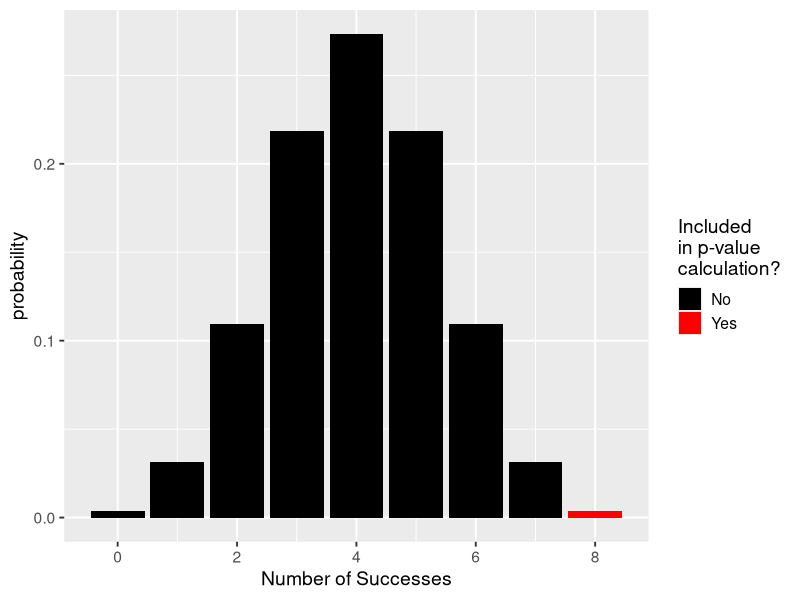
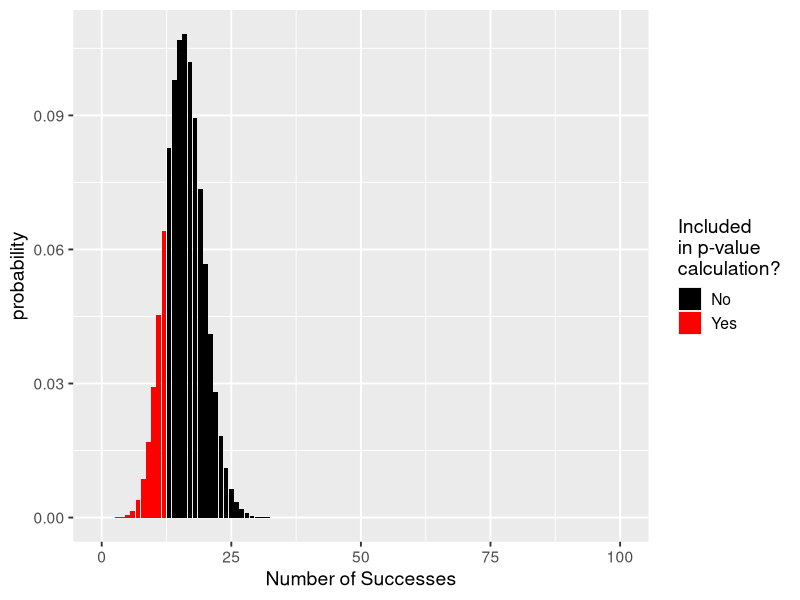

Here is the R script that generated these plots, in order:
## ---- chunk 1
knitr::opts_chunk$set(echo = FALSE, cache = FALSE)
library(tidyverse)
require(scales)
## ---- chunk 2

## ---- chunk 3

## ---- chunk 4
Paul_success_probs <- data.frame(
  num_successes = seq(from = 0, to = 8),
  pv = factor(c(rep(0, 8), 1)),
  probability = dbinom(x = seq(from = 0, to = 8), size = 8, prob = 0.5))

ggplot() +
  geom_col(mapping = aes(x = num_successes, y = probability, fill = pv),
    data = Paul_success_probs) +
  xlab("Number of Successes") +
  scale_fill_manual("Included\nin p-value\ncalculation?", labels = c("No", "Yes"), values = c("black", "red")) +
  theme_gray(base_size = 14)
## ---- chunk 5

## ---- chunk 6

## ---- chunk 7
MM_success_probs <- data.frame(
  num_successes = seq(from = 0, to = 100),
  pv = factor(c(rep(1, 13), rep(0, 88))),
  probability = dbinom(x = seq(from = 0, to = 100), size = 100, prob = 0.16))

ggplot() +
  geom_col(mapping = aes(x = num_successes, y = probability, fill = pv),
    data = MM_success_probs) +
  xlab("Number of Successes") +
  scale_fill_manual("Included\nin p-value\ncalculation?", labels = c("No", "Yes"), values = c("black", "red")) +
  theme_gray(base_size = 14)
## ---- chunk 8

## ---- chunk 9

## ---- chunk 10

## ---- chunk 11

